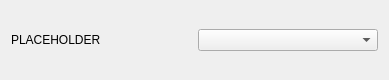
<?xml version="1.0" encoding="UTF-8"?>
<ui version="4.0">
 <class>ProcessingSettings</class>
 <widget class="QWidget" name="ProcessingSettings">
  <property name="geometry">
   <rect>
    <x>0</x>
    <y>0</y>
    <width>389</width>
    <height>80</height>
   </rect>
  </property>
  <property name="windowTitle">
   <string>Form</string>
  </property>
  <layout class="QHBoxLayout" name="horizontalLayout">
   <item>
    <widget class="QLabel" name="label">
     <property name="text">
      <string>PLACEHOLDER</string>
     </property>
    </widget>
   </item>
   <item>
    <widget class="QComboBox" name="combobox"/>
   </item>
   <item>
    <layout class="QGridLayout" name="inputsLayout"/>
   </item>
  </layout>
 </widget>
 <resources/>
 <connections/>
</ui>
